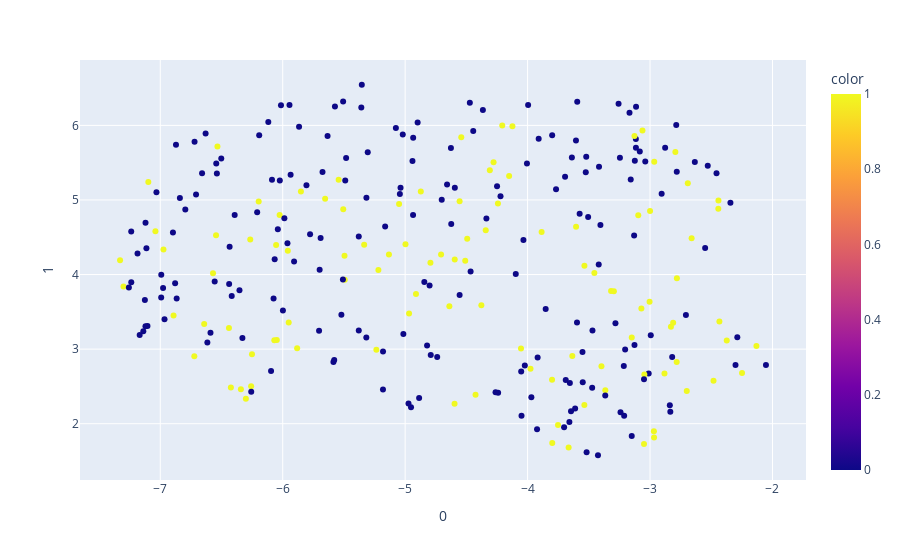

The code cell stored with this chart in its notebook:
### Code cell
from umap import UMAP
import plotly.express as px

umap_2d = UMAP(n_components=2, init='random', random_state=0)

proj_2d = umap_2d.fit_transform(X)

fig_2d = px.scatter(
    proj_2d, x=0, y=1,
    color=y
)

fig_2d.show()

### Figure 1 — Plotly figure (JSON) as saved in the notebook; plotly's stock layout.template omitted (floating-point values rounded to 4 significant figures; data arrays with more than 128 entries replaced by an {"elided": "..."} marker saying what was removed)
{"data": [{"hovertemplate": "0=%{x}<br>1=%{y}<br>color=%{marker.color}<extra></extra>", "legendgroup": "", "marker": {"color": {"elided": "292 int values"}, "coloraxis": "coloraxis", "symbol": "circle"}, "mode": "markers", "name": "", "orientation": "v", "showlegend": false, "type": "scatter", "x": {"elided": "292 float values"}, "xaxis": "x", "y": {"elided": "292 float values"}, "yaxis": "y"}], "layout": {"coloraxis": {"colorbar": {"title": {"text": "color"}}, "colorscale": [[0, "#0d0887"], [0.1111, "#46039f"], [0.2222, "#7201a8"], [0.3333, "#9c179e"], [0.4444, "#bd3786"], [0.5556, "#d8576b"], [0.6667, "#ed7953"], [0.7778, "#fb9f3a"], [0.8889, "#fdca26"], [1, "#f0f921"]]}, "legend": {"tracegroupgap": 0}, "margin": {"t": 60}, "xaxis": {"anchor": "y", "domain": [0, 1], "title": {"text": "0"}}, "yaxis": {"anchor": "x", "domain": [0, 1], "title": {"text": "1"}}}}
